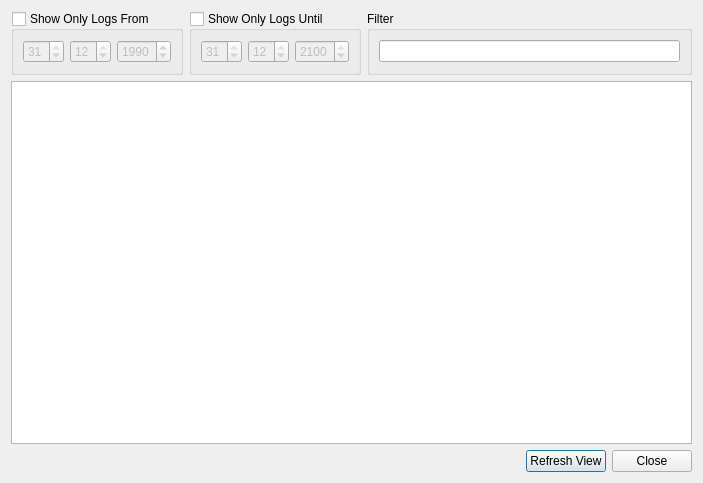
<ui version="4.0" >
 <class>logViewer</class>
 <widget class="QDialog" name="logViewer" >
  <property name="geometry" >
   <rect>
    <x>0</x>
    <y>0</y>
    <width>703</width>
    <height>483</height>
   </rect>
  </property>
  <property name="windowTitle" >
   <string>Shaman - Log Viewer</string>
  </property>
  <layout class="QGridLayout" >
   <item row="0" column="0" >
    <widget class="QGroupBox" name="dateFromBox" >
     <property name="title" >
      <string>Show Only Logs From</string>
     </property>
     <property name="checkable" >
      <bool>true</bool>
     </property>
     <property name="checked" >
      <bool>false</bool>
     </property>
     <layout class="QGridLayout" >
      <item row="0" column="0" >
       <widget class="QSpinBox" name="dayFromSpin" >
        <property name="minimum" >
         <number>1</number>
        </property>
        <property name="maximum" >
         <number>31</number>
        </property>
        <property name="value" >
         <number>31</number>
        </property>
       </widget>
      </item>
      <item row="0" column="1" >
       <widget class="QSpinBox" name="monthFromSpin" >
        <property name="minimum" >
         <number>1</number>
        </property>
        <property name="maximum" >
         <number>12</number>
        </property>
        <property name="value" >
         <number>12</number>
        </property>
       </widget>
      </item>
      <item row="0" column="2" >
       <widget class="QSpinBox" name="yearFromSpin" >
        <property name="maximum" >
         <number>2100</number>
        </property>
        <property name="value" >
         <number>1990</number>
        </property>
       </widget>
      </item>
     </layout>
    </widget>
   </item>
   <item row="0" column="1" >
    <widget class="QGroupBox" name="dateTilBox" >
     <property name="sizePolicy" >
      <sizepolicy vsizetype="Maximum" hsizetype="Preferred" >
       <horstretch>0</horstretch>
       <verstretch>0</verstretch>
      </sizepolicy>
     </property>
     <property name="title" >
      <string>Show Only Logs Until</string>
     </property>
     <property name="checkable" >
      <bool>true</bool>
     </property>
     <property name="checked" >
      <bool>false</bool>
     </property>
     <layout class="QGridLayout" >
      <item row="0" column="0" >
       <widget class="QSpinBox" name="dayTilSpin" >
        <property name="minimum" >
         <number>1</number>
        </property>
        <property name="maximum" >
         <number>31</number>
        </property>
        <property name="value" >
         <number>31</number>
        </property>
       </widget>
      </item>
      <item row="0" column="1" >
       <widget class="QSpinBox" name="monthTilSpin" >
        <property name="minimum" >
         <number>1</number>
        </property>
        <property name="maximum" >
         <number>12</number>
        </property>
        <property name="value" >
         <number>12</number>
        </property>
       </widget>
      </item>
      <item row="0" column="2" >
       <widget class="QSpinBox" name="yearTilSpin" >
        <property name="maximum" >
         <number>2100</number>
        </property>
        <property name="value" >
         <number>2100</number>
        </property>
       </widget>
      </item>
     </layout>
    </widget>
   </item>
   <item row="0" column="2" colspan="3" >
    <widget class="QGroupBox" name="lineBox" >
     <property name="title" >
      <string>Filter</string>
     </property>
     <property name="checkable" >
      <bool>false</bool>
     </property>
     <property name="checked" >
      <bool>false</bool>
     </property>
     <layout class="QVBoxLayout" >
      <item>
       <widget class="QLineEdit" name="searchLine" />
      </item>
     </layout>
    </widget>
   </item>
   <item row="1" column="0" colspan="5" >
    <widget class="QTextEdit" name="textEdit" >
     <property name="sizePolicy" >
      <sizepolicy vsizetype="MinimumExpanding" hsizetype="MinimumExpanding" >
       <horstretch>0</horstretch>
       <verstretch>0</verstretch>
      </sizepolicy>
     </property>
     <property name="undoRedoEnabled" >
      <bool>false</bool>
     </property>
     <property name="readOnly" >
      <bool>true</bool>
     </property>
     <property name="html" >
      <string>&lt;html>&lt;head>&lt;meta name="qrichtext" content="1" />&lt;style type="text/css">
p, li { white-space: pre-wrap; }
&lt;/style>&lt;/head>&lt;body style=" font-family:'Sans Serif'; font-size:9pt; font-weight:400; font-style:normal;">
&lt;p style="-qt-paragraph-type:empty; margin-top:0px; margin-bottom:0px; margin-left:0px; margin-right:0px; -qt-block-indent:0; text-indent:0px; font-family:'Liberation Sans';">&lt;/p>&lt;/body>&lt;/html></string>
     </property>
    </widget>
   </item>
   <item row="2" column="0" colspan="3" >
    <spacer>
     <property name="orientation" >
      <enum>Qt::Horizontal</enum>
     </property>
     <property name="sizeHint" >
      <size>
       <width>481</width>
       <height>20</height>
      </size>
     </property>
    </spacer>
   </item>
   <item row="2" column="3" >
    <widget class="QPushButton" name="refreshButton" >
     <property name="sizePolicy" >
      <sizepolicy vsizetype="Fixed" hsizetype="Maximum" >
       <horstretch>0</horstretch>
       <verstretch>0</verstretch>
      </sizepolicy>
     </property>
     <property name="text" >
      <string>Refresh View</string>
     </property>
     <property name="icon" >
      <iconset resource="shaman.qrc" >:/Icons/icons/view-refresh.png</iconset>
     </property>
    </widget>
   </item>
   <item row="2" column="4" >
    <widget class="QPushButton" name="closeButton" >
     <property name="sizePolicy" >
      <sizepolicy vsizetype="Fixed" hsizetype="Maximum" >
       <horstretch>0</horstretch>
       <verstretch>0</verstretch>
      </sizepolicy>
     </property>
     <property name="text" >
      <string>Close</string>
     </property>
     <property name="icon" >
      <iconset resource="shaman.qrc" >:/Icons/icons/application-exit.png</iconset>
     </property>
    </widget>
   </item>
  </layout>
 </widget>
 <resources>
  <include location="shaman.qrc" />
 </resources>
 <connections>
  <connection>
   <sender>closeButton</sender>
   <signal>clicked()</signal>
   <receiver>logViewer</receiver>
   <slot>deleteLater()</slot>
   <hints>
    <hint type="sourcelabel" >
     <x>641</x>
     <y>559</y>
    </hint>
    <hint type="destinationlabel" >
     <x>347</x>
     <y>289</y>
    </hint>
   </hints>
  </connection>
 </connections>
</ui>
